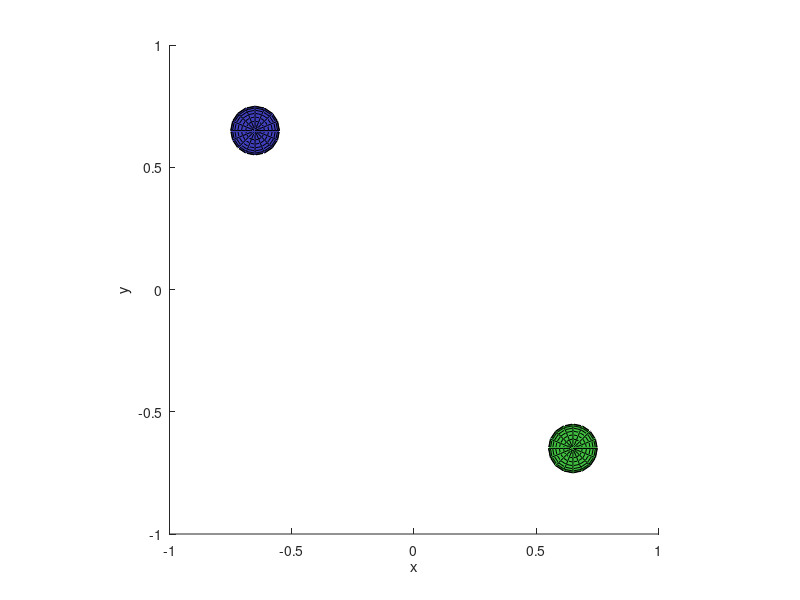

Here is the MATLAB script that generated this plot: (Note: this script raises an error after producing the figure.)
function hw4code

%%%%%%%%%%%%%%%%%%%%%%%%%%%%%%%%%%
% YOUR CODE HERE (PROBLEM 7)
%
% Set parameters
param.krep = 0;
param.brep = 1;
param.katt = 0;
param.batt = 1;
%
%%%%%%%%%%%%%%%%%%%%%%%%%%%%%%%%%

        
%%%%%%%%%%%%%%%%%%%%%%%%%%%%%%%%%%%%
% UNCOMMENT FOR SCENARIO #1

% Set drone radius and start position
drone.r = 0.1;
drone.q = [-0.65; 0.65; -0.65];

% Set goal position
goal.q = [0.65; -0.65; 0.65];

% Set obstacles
obst={};
obst = AddObstacle_Plane(obst,[-1;-1;-1],[1;0;0]);
obst = AddObstacle_Plane(obst,[-1;-1;-1],[0;1;0]);
obst = AddObstacle_Plane(obst,[-1;-1;-1],[0;0;1]);
obst = AddObstacle_Plane(obst,[1;1;1],[-1;0;0]);
obst = AddObstacle_Plane(obst,[1;1;1],[0;-1;0]);
obst = AddObstacle_Plane(obst,[1;1;1],[0;0;-1]);

%%%%%%%%%%%%%%%%%%%%%%%%%%%%%%%%%%%%

% %%%%%%%%%%%%%%%%%%%%%%%%%%%%%%%%%%%%
% % UNCOMMENT FOR SCENARIO #2
%
% % Set drone radius and start position
% drone.r = 0.1;
% drone.q = [-0.65; 0.65; -0.65];
% 
% % Set goal position
% goal.q = [0.65; -0.65; 0.65];
% 
% % Set obstacles
% obst={};
% obst = AddObstacle_Plane(obst,[-1;-1;-1],[1;0;0]);
% obst = AddObstacle_Plane(obst,[-1;-1;-1],[0;1;0]);
% obst = AddObstacle_Plane(obst,[-1;-1;-1],[0;0;1]);
% obst = AddObstacle_Plane(obst,[1;1;1],[-1;0;0]);
% obst = AddObstacle_Plane(obst,[1;1;1],[0;-1;0]);
% obst = AddObstacle_Plane(obst,[1;1;1],[0;0;-1]);
% obst = AddObstacle_HotDog(obst,[0.45;-0.2;-1],[0.45;-0.2;0.85],0.1);
% obst = AddObstacle_HotDog(obst,[0.45;-0.2;.1],[-0.1;0.6;0.95],0.05);
% obst = AddObstacle_HotDog(obst,[0.45;-0.2;-.1],[0.1;-0.8;0.75],0.05);
% obst = AddObstacle_HotDog(obst,[0.45;-0.2;.5],[0.8;0.1;0.9],0.05);
% obst = AddObstacle_HotDog(obst,[-0.5;0.2;-1],[-0.5;0.2;0.65],0.1);
% obst = AddObstacle_HotDog(obst,[-0.5;0.2;.1],[-0.8;0.6;0.95],0.05);
% obst = AddObstacle_HotDog(obst,[-0.5;0.2;.3],[-0.6;-0.4;0.85],0.05);
% obst = AddObstacle_HotDog(obst,[-0.5;0.2;-.3],[0.15;0.4;0.7],0.05);
% obst = AddObstacle_MovingSphere(obst,[-0.5;0.0;0.5],0.05,[0.0;0.0;-0.95]);
% obst = AddObstacle_MovingSphere(obst,[0;0.5;1.0],0.05,[0.0;0.0;-0.85]);
% obst = AddObstacle_MovingSphere(obst,[0.3;-0.5;1.5],0.05,[0.0;0.0;-1.2]);
% obst = AddObstacle_MovingSphere(obst,[0.0;0.4;2],0.05,[0.0;0.0;-1.4]);
% obst = AddObstacle_MovingSphere(obst,[-0.7;0.9;2.5],0.05,[0.0;0.0;-1.1]);
% obst = AddObstacle_MovingSphere(obst,[0.2;-0.6;3],0.05,[0.0;0.0;-0.9]);
% obst = AddObstacle_MovingSphere(obst,[0.5;0.3;3.5],0.05,[0.0;0.0;-1.2]);
% obst = AddObstacle_MovingSphere(obst,[0.5;0.7;4.0],0.05,[0.0;0.0;-1.5]);
% obst = AddObstacle_MovingSphere(obst,[0.3;0.8;4.5],0.05,[0.0;0.0;-1.4]);
%
% %%%%%%%%%%%%%%%%%%%%%%%%%%%%%%%%%%%%

% %%%%%%%%%%%%%%%%%%%%%%%%%%%%%%%%%%%%
% % UNCOMMENT FOR SCENARIO #3
% 
% % Set drone radius and start position
% drone.r = 0.1;
% drone.q = [-0.65; 0.65; -0.65];
% 
% % Set goal position
% goal.q = [0.65; -0.65; 0.65];
% 
% % Set obstacles
% obst = AddRandomObstacles(25,0.05,0.45,drone,goal,{},param);
% obst = AddObstacle_Plane(obst,[-1;-1;-1],[1;0;0]);
% obst = AddObstacle_Plane(obst,[-1;-1;-1],[0;1;0]);
% obst = AddObstacle_Plane(obst,[-1;-1;-1],[0;0;1]);
% obst = AddObstacle_Plane(obst,[1;1;1],[-1;0;0]);
% obst = AddObstacle_Plane(obst,[1;1;1],[0;-1;0]);
% obst = AddObstacle_Plane(obst,[1;1;1],[0;0;-1]);
%
% %%%%%%%%%%%%%%%%%%%%%%%%%%%%%%%%%%%%


% Set more parameters (don't change these)
param.maxvel = 1;
param.dt = 1e-2;
param.kdescent = 2.5e-2;
param.bdescent = param.maxvel*param.dt;
param.goaleps = 1e-2;
param.gradeps = 1e-5;

% Create the display
world = CreateWorld(drone,goal,obst);

% Pause for effect
pause;

% Do gradient descent (returning 1 for success, 0 for failure)
res = DoGradientDescent(world,drone,goal,obst,param);



function res = DoGradientDescent(world,drone,goal,obst,param)

while (1)
    
    % Update position of moving obstacles
    for i=1:length(obst)
        if (obst{i}.type==1)
            obst{i}.p = obst{i}.p+obst{i}.v*param.dt;
        end
    end
    
    % Get gradient of potential function
    gradf = GetGradient(drone,goal,obst,param);
    
    %%%%%%%%%%%%%%%%%%%%%%%%%%%%%%%%%%
    % YOUR CODE HERE (PROBLEM 6)
    %
    % Do gradient descent (i.e., take a step)
    dq = [0;0;0];
    drone.q = drone.q+dq;
    %
    %%%%%%%%%%%%%%%%%%%%%%%%%%%%%%%%%%
    
    % Update the display
    world = UpdateWorld(world,drone,goal,obst);
    
    % Stop if we are within tolerance of the goal
    err = drone.q - goal.q;
    errnorm = sqrt(err'*err);
    if (errnorm < param.goaleps)
        fprintf(1,'SUCCESS!\n');
        res = 1;
        return;
    end
    
    % Stop if we have reached a local minimum
    dqnorm = sqrt(dq'*dq);
    if (dqnorm < param.gradeps)
        fprintf(1,'FAILURE!\n');
        res = 0;
        return;
    end
end



function gradf = GetGradient(drone,goal,obst,param)
gradf = GetAttractiveGradient(drone,goal,param)+GetRepulsiveGradient(drone,obst,param);

function gradfatt = GetAttractiveGradient(drone,goal,param)
%%%%%%%%%%%%%%%%%%%%%%%%%%%%%%%%%%
% YOUR CODE HERE (PROBLEM 1)
d = inf;
dgrad = [0 0 0];
%
%%%%%%%%%%%%%%%%%%%%%%%%%%%%%%%%%%

function [d,dgrad] = SpherePlane(q,r,p,z)
%%%%%%%%%%%%%%%%%%%%%%%%%%%%%%%%%%
% YOUR CODE HERE (PROBLEM 2)
d = inf;
dgrad = [0 0 0];
%
%%%%%%%%%%%%%%%%%%%%%%%%%%%%%%%%%%

function [d,dgrad] = SphereHotDog(q,r,p1,p2,s)
%%%%%%%%%%%%%%%%%%%%%%%%%%%%%%%%%%
% YOUR CODE HERE (PROBLEM 3)
d = inf;
dgrad = [0 0 0];
%
%%%%%%%%%%%%%%%%%%%%%%%%%%%%%%%%%%


%%%%%%%%%%%%%%%%%%%%%%%%%%%%%%%%%%
% YOUR CODE HERE (PROBLEM 4)
%
% drone.q is the current position of the quadrotor
% goal.q is the goal position
% param.katt and param.batt are the relevant constants
%
gradfatt = [0 0 0];
%
%%%%%%%%%%%%%%%%%%%%%%%%%%%%%%%%%%

function gradfrep = GetRepulsiveGradient(drone,obst,param)
gradfrep = [0 0 0];
for i=1:length(obst)
    
    if (obst{i}.type == 1)
        [d,dgrad] = SphereSphere(drone.q,drone.r,obst{i}.p,obst{i}.s);
    elseif (obst{i}.type == 2)
        [d,dgrad] = SphereHotDog(drone.q,drone.r,obst{i}.p1,obst{i}.p2,obst{i}.s);
    elseif (obst{i}.type == 3)
        [d,dgrad] = SpherePlane(drone.q,drone.r,obst{i}.p,obst{i}.z);
    else
        error('bad obst{i}.type in GetRepulsiveGradient');
    end
    
    %%%%%%%%%%%%%%%%%%%%%%%%%%%%%%%%%%
    % YOUR CODE HERE (PROBLEM 5)
    %
    % param.krep and param.brep are the relevant constants
    %
    gradfrep = gradfrep + [0 0 0];
    %
    %%%%%%%%%%%%%%%%%%%%%%%%%%%%%%%%%%
    
end

function [d,dgrad] = SphereSphere(q,r,p,s)







function world = CreateWorld(drone,goal,obst)
clf;
axis([-1 1 -1 1 -1 1]);
axis equal;
hold on;
xlabel('x');
ylabel('y');
zlabel('z');

% Create unit sphere
[world.x,world.y,world.z]=sphere(16);
[m,n]=size(world.x);
c = ones(m,n,3);

% Create goal
c(:,:,1) = 0.25;
c(:,:,2) = 0.75;
c(:,:,3) = 0.25;
world.goal= surf(goal.q(1)+drone.r*world.x,goal.q(2)+drone.r*world.y,goal.q(3)+drone.r*world.z,c);

% Create drone
c(:,:,1) = 0.25;
c(:,:,2) = 0.25;
c(:,:,3) = 0.75;
world.drone = surf(drone.q(1)+drone.r*world.x,drone.q(2)+drone.r*world.y,drone.q(3)+drone.r*world.z,c);

% Create obstacles
for i=1:length(obst)
    if (obst{i}.type == 1)
        c(:,:,1) = 0.75;
        c(:,:,2) = 0.25;
        c(:,:,3) = 0.25;
        world.obst(i) = surf(obst{i}.p(1)+obst{i}.s*world.x,obst{i}.p(2)+obst{i}.s*world.y,obst{i}.p(3)+obst{i}.s*world.z,c);
    elseif (obst{i}.type == 2)
        [x,y,z] = MakeCylinder(obst{i}.p1,obst{i}.p2,obst{i}.s,1.5e-2,16);
        [m,n]=size(x);
        cc = ones(m,n,3);
        cc(:,:,1) = 0.75;
        cc(:,:,2) = 0.25;
        cc(:,:,3) = 0.25;
        world.obst(i) = surf(x,y,z,cc);
    elseif (obst{i}.type == 3)
        %
        % FOR NOW, DO NOTHING...
        %
    else
        error('bad obst(i).type in CreateWorld');
    end
    
end

% Make stuff look pretty
light('Position',[1 3 2]);
world.dronelight = light('position',drone.q,'style','local');
h = findobj('Type','surface');
set(h,'FaceLighting','gouraud',...
      'FaceColor','interp',...
      'EdgeColor',[.4 .4 .4],...
      'LineStyle','none',...
      'BackFaceLighting','lit',...
      'AmbientStrength',0.4,...
      'DiffuseStrength',0.6,...
      'SpecularStrength',0.5);
material default

% Make sure the axes are what we want
axis([-1 1 -1 1 -1 1]);
axis manual

% Update graphics
drawnow;

function world = UpdateWorld(world,drone,goal,obst)
% Update drone
set(world.drone,'xdata',drone.q(1)+drone.r*world.x);
set(world.drone,'ydata',drone.q(2)+drone.r*world.y);
set(world.drone,'zdata',drone.q(3)+drone.r*world.z);
set(world.dronelight,'position',drone.q);
% Update obstacles
for i=1:length(obst)
    if (obst{i}.type == 1)
        set(world.obst(i),'xdata',obst{i}.p(1)+obst{i}.s*world.x);
        set(world.obst(i),'ydata',obst{i}.p(2)+obst{i}.s*world.y);
        set(world.obst(i),'zdata',obst{i}.p(3)+obst{i}.s*world.z);
    elseif (obst{i}.type == 2)
        %
        % FOR NOW, DO NOTHING...
        %
    elseif (obst{i}.type == 3)
        %
        % FOR NOW, DO NOTHING...
        %
    else
        error('bad obst(i).type in UpdateWorld');
    end
end
% Update goal
set(world.goal,'xdata',goal.q(1)+drone.r*world.x);
set(world.goal,'ydata',goal.q(2)+drone.r*world.y);
set(world.goal,'zdata',goal.q(3)+drone.r*world.z);
% Update display
drawnow;

function [x0,y0,z0] = MakeCylinder(q1,q2,r,res,n)
v = q2-q1;
len = sqrt(v'*v);
v = v/len;
z10 = v;
x10 = (eye(3)-(v*v'))*(rand(3,1)-q1);
x10 = x10/sqrt(x10'*x10);
y10 = cross(z10,x10);
t = linspace(0,len+2*r,ceil((len+2*r)/res)+1);
t1 = t(t<=r);
t2 = t((t>r)&(t<=(len+r)));
t3 = t(t>(len+r));
s = real([sqrt(r^2-(t1-r).^2) r*ones(size(t2)) sqrt(r^2-(t3-(len+r)).^2)]);
[x1,y1,z1] = cylinder(s,n);
z1 = (z1*(len+2*r))-r;
x0 = q1(1)+(x10(1)*x1+y10(1)*y1+z10(1)*z1);
y0 = q1(2)+(x10(2)*x1+y10(2)*y1+z10(2)*z1);
z0 = q1(3)+(x10(3)*x1+y10(3)*y1+z10(3)*z1);

function obst = AddRandomObstacles(n,smin,smax,drone,goal,obst,param)
for i=1:n
    
    while(1)
        p = -1+2*rand(3,1);
        s = smin+(smax-smin)*rand;
        [dd,tmp] = SphereSphere(drone.q,drone.r,p,s);
        [dg,tmp] = SphereSphere(goal.q,drone.r,p,s);
        if ((dd>0)&&(dg>param.brep))
            obst = AddObstacle_Sphere(obst,p,s);
            break;
        end
    end
    
end

function obst = AddObstacle_Sphere(obst,p,s)
onew.type = 1;
onew.p = p;
onew.s = s;
onew.v = [0;0;0];
obst{end+1}=onew;

function obst = AddObstacle_MovingSphere(obst,p,s,v)
onew.type = 1;
onew.p = p;
onew.s = s;
onew.v = v;
obst{end+1}=onew;

function obst = AddObstacle_Plane(obst,p,z)
onew.type = 3;
onew.p = p;
onew.z = z;
obst{end+1}=onew;

function obst = AddObstacle_HotDog(obst,p1,p2,s)
onew.type = 2;
onew.p1 = p1;
onew.p2 = p2;
onew.s = s;
obst{end+1}=onew;
